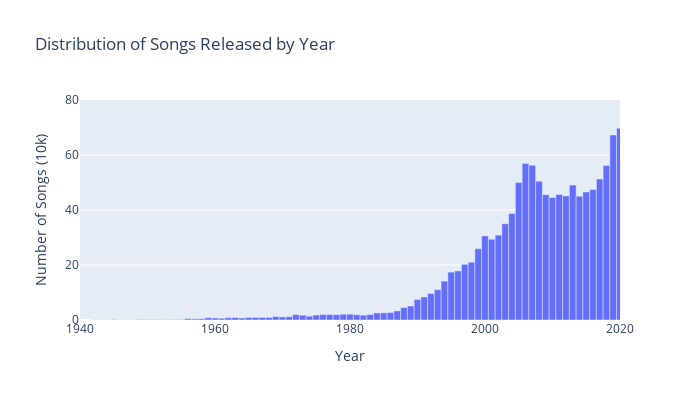

Source (notebook cell):
### Code cell
# Histogram of the count of songs by year
fig = go.Figure()
fig.add_trace(go.Bar(x = spotify_1M.loc[:,["year","danceability"]].groupby("year", as_index = False).count().loc[:,"year"], 
                     y = spotify_1M.loc[:,["year","danceability"]].groupby("year", as_index = False).count().loc[:,"danceability"].apply(lambda x : x * 0.001),  
                     name = "Number of Songs From Each Year (10k)",
                    ))
fig.update_layout(barmode = "overlay", 
                  xaxis_title = "Year",
                  yaxis_title= "Number of Songs (10k)",
                  title = "Distribution of Songs Released by Year",
                  yaxis = dict(range = [0, 80]),
                  xaxis = dict(range = [1940, 2020]),
                  bargap = 0,
                  width = 700,
                  height = 400
                )
fig.show()

# Export data for use in Excel.
song_year_count = np.asarray([fig.data[0]["x"], fig.data[0]["y"]])

### Figure 1 — Plotly figure (JSON) as saved in the notebook; plotly's stock layout.template omitted (floating-point values rounded to 4 significant figures)
{"data": [{"name": "Number of Songs From Each Year (10k)", "type": "bar", "x": [1900, 1908, 1909, 1917, 1920, 1923, 1924, 1925, 1926, 1927, 1928, 1929, 1930, 1931, 1932, 1933, 1935, 1936, 1937, 1938, 1939, 1942, 1943, 1944, 1945, 1946, 1947, 1948, 1949, 1950, 1951, 1952, 1953, 1954, 1955, 1956, 1957, 1958, 1959, 1960, 1961, 1962, 1963, 1964, 1965, 1966, 1967, 1968, 1969, 1970, 1971, 1972, 1973, 1974, 1975, 1976, 1977, 1978, 1979, 1980, 1981, 1982, 1983, 1984, 1985, 1986, 1987, 1988, 1989, 1990, 1991, 1992, 1993, 1994, 1995, 1996, 1997, 1998, 1999, 2000, 2001, 2002, 2003, 2004, 2005, 2006, 2007, 2008, 2009, 2010, 2011, 2012, 2013, 2014, 2015, 2016, 2017, 2018, 2019, 2020], "y": [0.014, 0.019, 0.025, 0.052, 0.025, 0.05, 0.036, 0.049, 0.107, 0.048, 0.114, 0.032, 0.059, 0.035, 0.059, 0.063, 0.02, 0.083, 0.04, 0.068, 0.026, 0.048, 0.04, 0.045, 0.154, 0.029, 0.084, 0.05, 0.203, 0.161, 0.175, 0.1, 0.118, 0.203, 0.179, 0.508, 0.412, 0.473, 0.83, 0.727, 0.623, 0.842, 0.905, 0.729, 0.933, 0.932, 0.916, 0.93, 1.247, 1.11, 1.202, 1.938, 1.762, 1.389, 1.806, 1.985, 1.962, 1.923, 2.106, 2.119, 1.897, 1.754, 1.977, 2.571, 2.596, 2.727, 3.314, 4.545, 5.095, 7.453, 8.38, 9.639, 11.02, 14.13, 17.42, 17.84, 20.23, 21.01, 25.93, 30.57, 29.38, 30.86, 35.0, 38.7, 49.98, 56.95, 56.29, 50.48, 45.56, 44.55, 45.64, 45.11, 49.05, 45.01, 46.56, 47.43, 51.31, 56.17, 67.28, 69.73]}], "layout": {"bargap": 0, "barmode": "overlay", "height": 400, "title": {"text": "Distribution of Songs Released by Year"}, "width": 700, "xaxis": {"range": [1940, 2020], "title": {"text": "Year"}}, "yaxis": {"range": [0, 80], "title": {"text": "Number of Songs (10k)"}}}}
